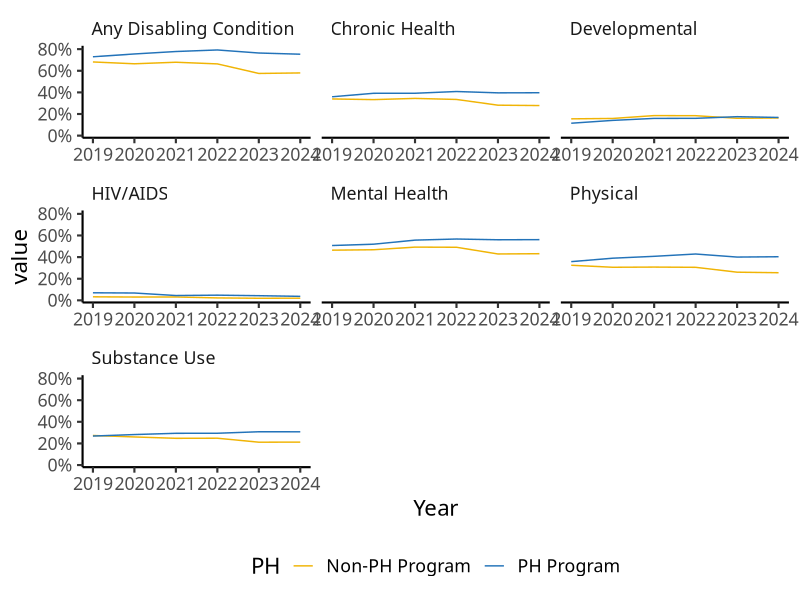
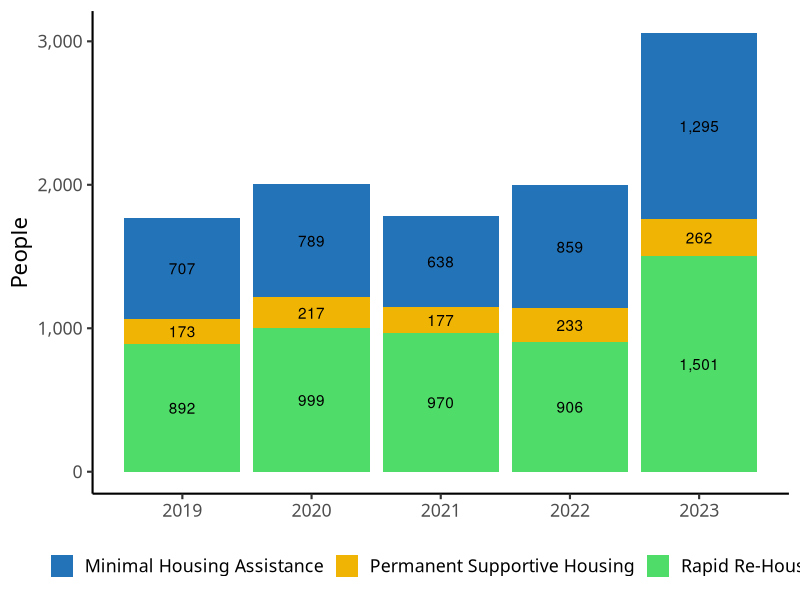

Generate these figures, in order, with R:
## ---- chunk 1
library(tidyverse)
library(scales)
## ---- chunk 2
echo_blue <- "#2373b9"
echo_yellow <- "#f0b405"
echo_green <- "#50dc69"
## ---- chunk 3
theme_echo <- function() {
  theme_classic(
    base_size = 16,
    base_family = "Lora"
  ) +
    theme(legend.position = "bottom",
          strip.background = element_rect(color = "transparent"),
          strip.text = element_text(hjust = 0))
}

theme_set(theme_echo())
## ---- chunk 4
#| fig-height: 8
program_types_disabilities <-
  read_csv("data-raw/PH_Programs_with_Disabilities.csv") 

program_types_disabilities |> 
  ggplot(
    aes(
      x = Year,
      y = value,
      color = PH
    )
  ) +
  scale_color_manual(
    values = c(
      "PH Program" = echo_blue,
      "Non-PH Program" = echo_yellow
    )
  ) +
  scale_y_continuous(
    labels = percent_format()
  ) +
  geom_line() +
  facet_wrap(vars(name),
             scale = "free_x")
## ---- chunk 5
housing_moves <-
  read_csv("data-raw/housing_moves.csv") |>
  mutate(people_formatted = comma(people))
## ---- chunk 6
housing_moves |>
  ggplot(
    aes(
      x = year,
      y = people,
      fill = program,
      label = people_formatted
    )
  ) +
  geom_col() +
  geom_text(
    position = position_stack(
      vjust = 0.5
    )
  ) +
  scale_y_continuous(
    labels = comma_format()
  ) +
  scale_fill_manual(
    values = c(
      "Minimal Housing Assistance" = echo_blue,
      "Permanent Supportive Housing" = echo_yellow,
      "Rapid Re-Housing" = echo_green
    )
  ) +
  labs(
    y = "People",
    x = NULL,
    fill = NULL
  )
## ---- chunk 7
